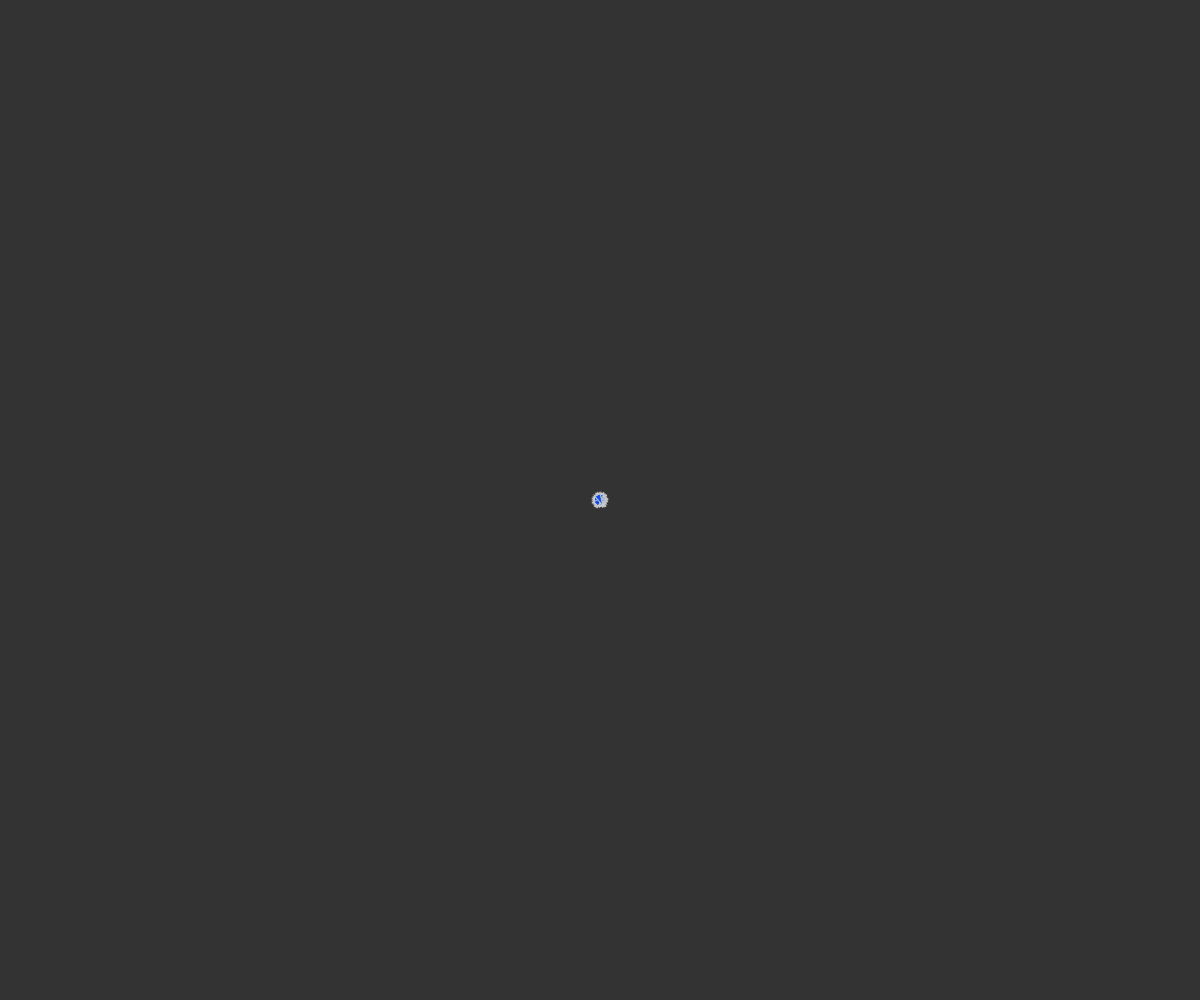
Frame 1 (no input)
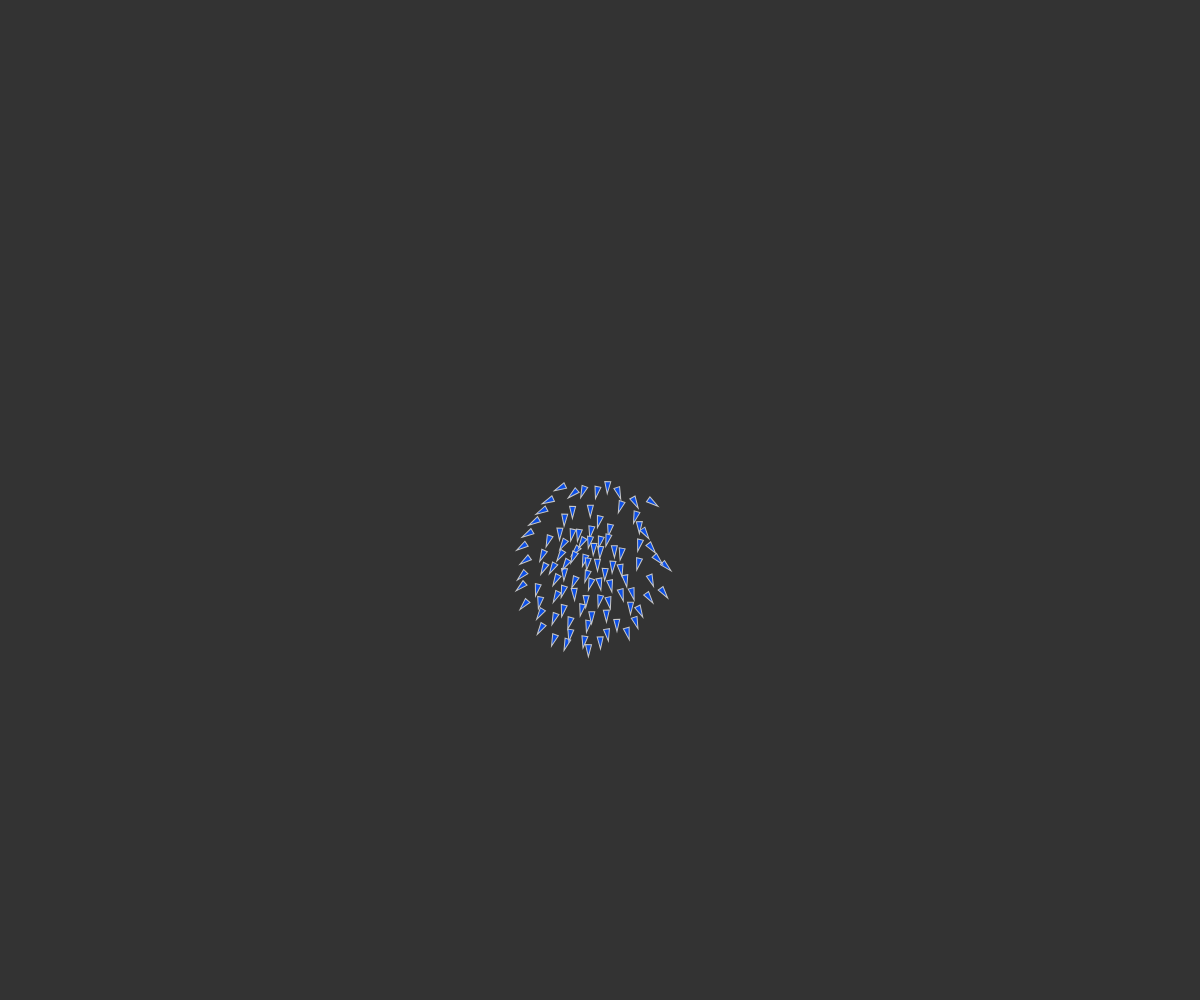
Frame 60 (no input)
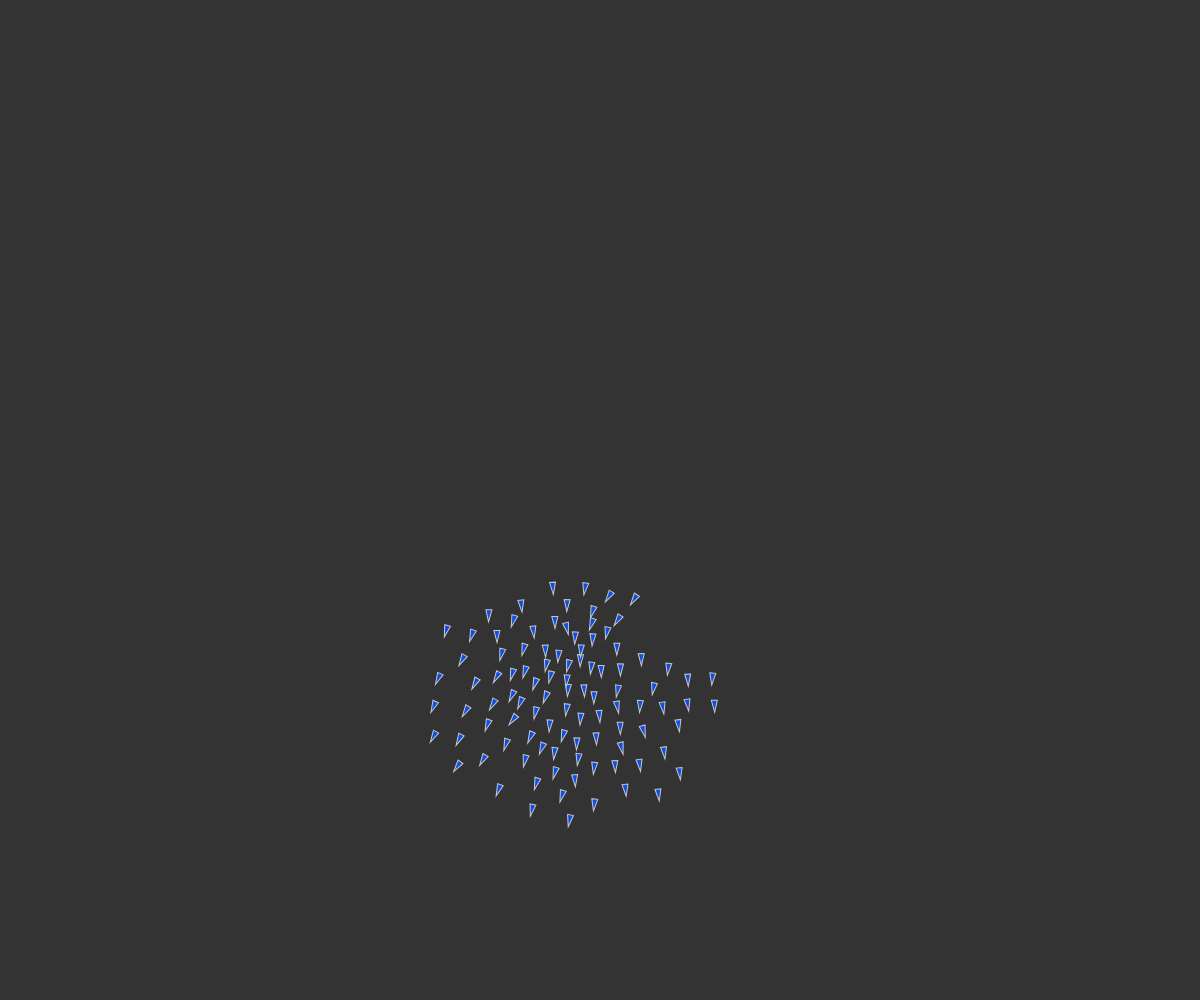
Frame 120 (the mouse pressed at the canvas centre since frame 60)

The p5.js sketch that drew these frames (run headless with seeded random() and noise() and a simulated clock; from frame 60 on, the mouse is pressed at the canvas centre):

// p5.js sketch
// ── sketch.js


let flock;

function setup() {
  createCanvas(windowWidth, windowHeight);
  createP("Drag the mouse to generate new boids.");

  flock = new Flock();
  // Add an initial set of boids into the system
  for (let i = 0; i < 100; i++) {
    let b = new Boid(width / 2,height / 2, "#0C4FE8");
    flock.addBoid(b);
  }
}

function draw() {
  background(51);
  flock.run();
}

// Add a new boid into the System
function mouseDragged() {

  flock.addBoid(new Boid(mouseX, mouseY, "#E8E50C"));
}

// The Nature of Code
// Daniel Shiffman
// http://natureofcode.com

// Flock object
// Does very little, simply manages the array of all the boids

function Flock() {
  // An array for all the boids
  this.boids = []; // Initialize the array
}

Flock.prototype.run = function() {
  for (let i = 0; i < this.boids.length; i++) {
    this.boids[i].run(this.boids);  // Passing the entire list of boids to each boid individually
  }
}

Flock.prototype.addBoid = function(b) {
  this.boids.push(b);
}

// The Nature of Code
// Daniel Shiffman
// http://natureofcode.com

// Boid class
// Methods for Separation, Cohesion, Alignment added

function Boid(x, y, colour) {
  this.acceleration = createVector(0, 0);
  this.velocity = createVector(random(-1, 1), random(-1, 1));
  this.position = createVector(x, y);
  this.r = 3.0;
  this.maxspeed = 3;    // Maximum speed
  this.maxforce = 0.05; // Maximum steering force
  this.colour = colour;
}

Boid.prototype.run = function(boids) {
  this.flock(boids);
  this.update();
  this.borders();
  this.render();
}

Boid.prototype.applyForce = function(force) {
  // We could add mass here if we want A = F / M
  this.acceleration.add(force);
}

// We accumulate a new acceleration each time based on three rules
Boid.prototype.flock = function(boids) {
  let sep = this.separate(boids);   // Separation
  let ali = this.align(boids);      // Alignment
  let coh = this.cohesion(boids);   // Cohesion
  // Arbitrarily weight these forces
  sep.mult(1.5);
  ali.mult(1.0);
  coh.mult(1.0);
  // Add the force vectors to acceleration
  this.applyForce(sep);
  this.applyForce(ali);
  this.applyForce(coh);
}

// Method to update location
Boid.prototype.update = function() {
  // Update velocity
  this.velocity.add(this.acceleration);
  // Limit speed
  this.velocity.limit(this.maxspeed);
  this.position.add(this.velocity);
  // Reset accelertion to 0 each cycle
  this.acceleration.mult(0);
}

// A method that calculates and applies a steering force towards a target
// STEER = DESIRED MINUS VELOCITY
Boid.prototype.seek = function(target) {
  let desired = p5.Vector.sub(target,this.position);  // A vector pointing from the location to the target
  // Normalize desired and scale to maximum speed
  desired.normalize();
  desired.mult(this.maxspeed);
  // Steering = Desired minus Velocity
  let steer = p5.Vector.sub(desired,this.velocity);
  steer.limit(this.maxforce);  // Limit to maximum steering force
  return steer;
}

Boid.prototype.render = function() {
  // Draw a triangle rotated in the direction of velocity
  let theta = this.velocity.heading() + radians(90);
  fill(this.colour);
  stroke(200);
  push();
  translate(this.position.x, this.position.y);
  rotate(theta);
  beginShape();
  vertex(0, -this.r * 2);
  vertex(-this.r, this.r * 2);
  vertex(this.r, this.r * 2);
  endShape(CLOSE);
  pop();
}

// Wraparound
Boid.prototype.borders = function() {
  if (this.position.x < -this.r)  this.position.x = width + this.r;
  if (this.position.y < -this.r)  this.position.y = height + this.r;
  if (this.position.x > width + this.r) this.position.x = -this.r;
  if (this.position.y > height + this.r) this.position.y = -this.r;
}

// Separation
// Method checks for nearby boids and steers away
Boid.prototype.separate = function(boids) {
  let desiredseparation = 25.0;
  let steer = createVector(0, 0);
  let count = 0;
  // For every boid in the system, check if it's too close
  for (let i = 0; i < boids.length; i++) {
    let d = p5.Vector.dist(this.position,boids[i].position);
    // If the distance is greater than 0 and less than an arbitrary amount (0 when you are yourself)
    if ((d > 0) && (d < desiredseparation)) {
      // Calculate vector pointing away from neighbor
      let diff = p5.Vector.sub(this.position, boids[i].position);
      diff.normalize();
      diff.div(d);        // Weight by distance
      steer.add(diff);
      count++;            // Keep track of how many
    }
  }
  // Average -- divide by how many
  if (count > 0) {
    steer.div(count);
  }

  // As long as the vector is greater than 0
  if (steer.mag() > 0) {
    // Implement Reynolds: Steering = Desired - Velocity
    steer.normalize();
    steer.mult(this.maxspeed);
    steer.sub(this.velocity);
    steer.limit(this.maxforce);
  }
  return steer;
}

// Alignment
// For every nearby boid in the system, calculate the average velocity
Boid.prototype.align = function(boids) {
  let neighbordist = 50;
  let sum = createVector(0,0);
  let count = 0;
  for (let i = 0; i < boids.length; i++) {
    let d = p5.Vector.dist(this.position,boids[i].position);
    if ((d > 0) && (d < neighbordist)) {
      sum.add(boids[i].velocity);
      count++;
    }
  }
  if (count > 0) {
    sum.div(count);
    sum.normalize();
    sum.mult(this.maxspeed);
    let steer = p5.Vector.sub(sum, this.velocity);
    steer.limit(this.maxforce);
    return steer;
  } else {
    return createVector(0, 0);
  }
}

// Cohesion
// For the average location (i.e. center) of all nearby boids, calculate steering vector towards that location
Boid.prototype.cohesion = function(boids) {
  let neighbordist = 50;
  let sum = createVector(0, 0);   // Start with empty vector to accumulate all locations
  let count = 0;
  for (let i = 0; i < boids.length; i++) {
    let d = p5.Vector.dist(this.position,boids[i].position);
    if ((d > 0) && (d < neighbordist)) {
      sum.add(boids[i].position); // Add location
      count++;
    }
  }
  if (count > 0) {
    sum.div(count);
    return this.seek(sum);  // Steer towards the location
  } else {
    return createVector(0, 0);
  }
}


function windowResized() {
  resizeCanvas(windowWidth, windowHeight);
}
